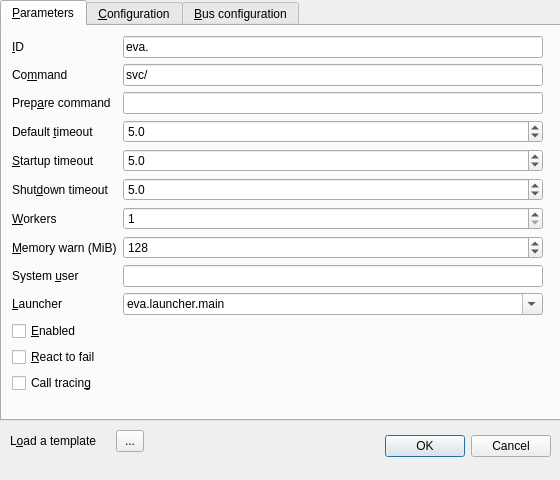
<?xml version="1.0" encoding="UTF-8"?>
<ui version="4.0">
 <class>Dialog</class>
 <widget class="QDialog" name="Dialog">
  <property name="windowModality">
   <enum>Qt::NonModal</enum>
  </property>
  <property name="geometry">
   <rect>
    <x>0</x>
    <y>0</y>
    <width>560</width>
    <height>480</height>
   </rect>
  </property>
  <property name="minimumSize">
   <size>
    <width>560</width>
    <height>480</height>
   </size>
  </property>
  <property name="maximumSize">
   <size>
    <width>560</width>
    <height>480</height>
   </size>
  </property>
  <property name="windowTitle">
   <string>Edit service</string>
  </property>
  <property name="windowIcon">
   <iconset resource="resources.qrc">
    <normaloff>:/i/icons/services.png</normaloff>:/i/icons/services.png</iconset>
  </property>
  <widget class="QDialogButtonBox" name="btnbox">
   <property name="geometry">
    <rect>
     <x>210</x>
     <y>430</y>
     <width>341</width>
     <height>32</height>
    </rect>
   </property>
   <property name="orientation">
    <enum>Qt::Horizontal</enum>
   </property>
   <property name="standardButtons">
    <set>QDialogButtonBox::Cancel|QDialogButtonBox::Ok</set>
   </property>
  </widget>
  <widget class="QTabWidget" name="tabWidget">
   <property name="geometry">
    <rect>
     <x>0</x>
     <y>0</y>
     <width>561</width>
     <height>421</height>
    </rect>
   </property>
   <property name="currentIndex">
    <number>0</number>
   </property>
   <property name="tabBarAutoHide">
    <bool>false</bool>
   </property>
   <widget class="QWidget" name="tab_params">
    <attribute name="title">
     <string>&amp;Parameters</string>
    </attribute>
    <widget class="QWidget" name="formLayoutWidget">
     <property name="geometry">
      <rect>
       <x>10</x>
       <y>10</y>
       <width>531</width>
       <height>391</height>
      </rect>
     </property>
     <layout class="QFormLayout" name="formLayout">
      <item row="0" column="0">
       <widget class="QLabel" name="label">
        <property name="text">
         <string>&amp;ID</string>
        </property>
        <property name="buddy">
         <cstring>i_id</cstring>
        </property>
       </widget>
      </item>
      <item row="0" column="1">
       <widget class="QLineEdit" name="i_id">
        <property name="text">
         <string>eva.</string>
        </property>
       </widget>
      </item>
      <item row="1" column="0">
       <widget class="QLabel" name="label_2">
        <property name="text">
         <string>Co&amp;mmand</string>
        </property>
        <property name="buddy">
         <cstring>i_command</cstring>
        </property>
       </widget>
      </item>
      <item row="1" column="1">
       <widget class="QLineEdit" name="i_command">
        <property name="text">
         <string>svc/</string>
        </property>
       </widget>
      </item>
      <item row="2" column="0">
       <widget class="QLabel" name="label_3">
        <property name="text">
         <string>Prep&amp;are command</string>
        </property>
        <property name="buddy">
         <cstring>i_prepare_command</cstring>
        </property>
       </widget>
      </item>
      <item row="2" column="1">
       <widget class="QLineEdit" name="i_prepare_command"/>
      </item>
      <item row="3" column="0">
       <widget class="QLabel" name="label_4">
        <property name="text">
         <string>Default &amp;timeout</string>
        </property>
        <property name="buddy">
         <cstring>i_timeout_default</cstring>
        </property>
       </widget>
      </item>
      <item row="3" column="1">
       <widget class="QDoubleSpinBox" name="i_timeout_default">
        <property name="decimals">
         <number>1</number>
        </property>
        <property name="minimum">
         <double>0.100000000000000</double>
        </property>
        <property name="maximum">
         <double>300.000000000000000</double>
        </property>
        <property name="value">
         <double>5.000000000000000</double>
        </property>
       </widget>
      </item>
      <item row="6" column="0">
       <widget class="QLabel" name="label_5">
        <property name="text">
         <string>&amp;Workers</string>
        </property>
        <property name="buddy">
         <cstring>i_workers</cstring>
        </property>
       </widget>
      </item>
      <item row="6" column="1">
       <widget class="QSpinBox" name="i_workers">
        <property name="minimum">
         <number>1</number>
        </property>
       </widget>
      </item>
      <item row="8" column="0">
       <widget class="QLabel" name="label_6">
        <property name="text">
         <string>System &amp;user</string>
        </property>
        <property name="buddy">
         <cstring>i_user</cstring>
        </property>
       </widget>
      </item>
      <item row="8" column="1">
       <widget class="QLineEdit" name="i_user"/>
      </item>
      <item row="9" column="1">
       <widget class="QComboBox" name="i_launcher">
        <property name="editable">
         <bool>true</bool>
        </property>
        <item>
         <property name="text">
          <string>eva.launcher.main</string>
         </property>
        </item>
       </widget>
      </item>
      <item row="9" column="0">
       <widget class="QLabel" name="label_7">
        <property name="text">
         <string>&amp;Launcher</string>
        </property>
        <property name="buddy">
         <cstring>i_launcher</cstring>
        </property>
       </widget>
      </item>
      <item row="11" column="0">
       <widget class="QCheckBox" name="i_react_to_fail">
        <property name="text">
         <string>&amp;React to fail</string>
        </property>
       </widget>
      </item>
      <item row="4" column="0">
       <widget class="QLabel" name="label_15">
        <property name="text">
         <string>&amp;Startup timeout</string>
        </property>
        <property name="buddy">
         <cstring>i_timeout_startup</cstring>
        </property>
       </widget>
      </item>
      <item row="4" column="1">
       <widget class="QDoubleSpinBox" name="i_timeout_startup">
        <property name="decimals">
         <number>1</number>
        </property>
        <property name="minimum">
         <double>0.100000000000000</double>
        </property>
        <property name="maximum">
         <double>300.000000000000000</double>
        </property>
        <property name="value">
         <double>5.000000000000000</double>
        </property>
       </widget>
      </item>
      <item row="5" column="0">
       <widget class="QLabel" name="label_16">
        <property name="text">
         <string>Shut&amp;down timeout</string>
        </property>
        <property name="buddy">
         <cstring>i_timeout_shutdown</cstring>
        </property>
       </widget>
      </item>
      <item row="5" column="1">
       <widget class="QDoubleSpinBox" name="i_timeout_shutdown">
        <property name="decimals">
         <number>1</number>
        </property>
        <property name="minimum">
         <double>0.100000000000000</double>
        </property>
        <property name="maximum">
         <double>300.000000000000000</double>
        </property>
        <property name="value">
         <double>5.000000000000000</double>
        </property>
       </widget>
      </item>
      <item row="10" column="0">
       <widget class="QCheckBox" name="i_enabled">
        <property name="text">
         <string>&amp;Enabled</string>
        </property>
       </widget>
      </item>
      <item row="12" column="0">
       <widget class="QCheckBox" name="i_call_tracing">
        <property name="text">
         <string>Call tracin&amp;g</string>
        </property>
       </widget>
      </item>
      <item row="7" column="0">
       <widget class="QLabel" name="label_17">
        <property name="text">
         <string>&amp;Memory warn (MiB)</string>
        </property>
        <property name="buddy">
         <cstring>i_mem_warn</cstring>
        </property>
       </widget>
      </item>
      <item row="7" column="1">
       <widget class="QSpinBox" name="i_mem_warn">
        <property name="minimum">
         <number>1</number>
        </property>
        <property name="maximum">
         <number>999999999</number>
        </property>
        <property name="singleStep">
         <number>10</number>
        </property>
        <property name="value">
         <number>128</number>
        </property>
       </widget>
      </item>
     </layout>
    </widget>
   </widget>
   <widget class="QWidget" name="tab_config">
    <attribute name="title">
     <string>&amp;Configuration</string>
    </attribute>
    <widget class="QPlainTextEdit" name="i_config">
     <property name="geometry">
      <rect>
       <x>0</x>
       <y>0</y>
       <width>561</width>
       <height>341</height>
      </rect>
     </property>
     <property name="sizePolicy">
      <sizepolicy hsizetype="Maximum" vsizetype="Maximum">
       <horstretch>0</horstretch>
       <verstretch>0</verstretch>
      </sizepolicy>
     </property>
    </widget>
   </widget>
   <widget class="QWidget" name="tab_bus">
    <attribute name="title">
     <string>&amp;Bus configuration</string>
    </attribute>
    <widget class="QWidget" name="formLayoutWidget_2">
     <property name="geometry">
      <rect>
       <x>10</x>
       <y>10</y>
       <width>531</width>
       <height>221</height>
      </rect>
     </property>
     <layout class="QFormLayout" name="formLayout_2">
      <item row="0" column="0">
       <widget class="QLabel" name="label_8">
        <property name="text">
         <string>T&amp;ype</string>
        </property>
        <property name="buddy">
         <cstring>i_bus_type</cstring>
        </property>
       </widget>
      </item>
      <item row="0" column="1">
       <widget class="QComboBox" name="i_bus_type">
        <property name="editable">
         <bool>true</bool>
        </property>
        <item>
         <property name="text">
          <string>native</string>
         </property>
        </item>
       </widget>
      </item>
      <item row="1" column="0">
       <widget class="QLabel" name="label_9">
        <property name="text">
         <string>P&amp;ath</string>
        </property>
        <property name="buddy">
         <cstring>i_bus_path</cstring>
        </property>
       </widget>
      </item>
      <item row="1" column="1">
       <widget class="QLineEdit" name="i_bus_path">
        <property name="text">
         <string>var/bus.ipc</string>
        </property>
       </widget>
      </item>
      <item row="2" column="0">
       <widget class="QLabel" name="label_10">
        <property name="text">
         <string>&amp;Timeout (sec)</string>
        </property>
        <property name="buddy">
         <cstring>i_bus_timeout</cstring>
        </property>
       </widget>
      </item>
      <item row="2" column="1">
       <widget class="QDoubleSpinBox" name="i_bus_timeout">
        <property name="decimals">
         <number>1</number>
        </property>
        <property name="minimum">
         <double>0.100000000000000</double>
        </property>
        <property name="value">
         <double>5.000000000000000</double>
        </property>
       </widget>
      </item>
      <item row="3" column="0">
       <widget class="QLabel" name="label_11">
        <property name="text">
         <string>&amp;Buffer size</string>
        </property>
        <property name="buddy">
         <cstring>i_bus_buf_size</cstring>
        </property>
       </widget>
      </item>
      <item row="3" column="1">
       <widget class="QSpinBox" name="i_bus_buf_size">
        <property name="maximum">
         <number>999999999</number>
        </property>
        <property name="singleStep">
         <number>128</number>
        </property>
        <property name="value">
         <number>8192</number>
        </property>
       </widget>
      </item>
      <item row="4" column="0">
       <widget class="QLabel" name="label_12">
        <property name="text">
         <string>Buffer time-to-&amp;live (μs)</string>
        </property>
        <property name="buddy">
         <cstring>i_bus_buf_ttl</cstring>
        </property>
       </widget>
      </item>
      <item row="4" column="1">
       <widget class="QSpinBox" name="i_bus_buf_ttl">
        <property name="minimum">
         <number>1</number>
        </property>
        <property name="maximum">
         <number>999999999</number>
        </property>
        <property name="value">
         <number>10</number>
        </property>
       </widget>
      </item>
      <item row="5" column="0">
       <widget class="QLabel" name="label_13">
        <property name="text">
         <string>&amp;Queue size</string>
        </property>
        <property name="buddy">
         <cstring>i_bus_queue_size</cstring>
        </property>
       </widget>
      </item>
      <item row="5" column="1">
       <widget class="QSpinBox" name="i_bus_queue_size">
        <property name="minimum">
         <number>1</number>
        </property>
        <property name="maximum">
         <number>999999999</number>
        </property>
        <property name="singleStep">
         <number>128</number>
        </property>
        <property name="value">
         <number>8192</number>
        </property>
       </widget>
      </item>
      <item row="6" column="0">
       <widget class="QLabel" name="label_14">
        <property name="text">
         <string>Ping &amp;interval (sec)</string>
        </property>
        <property name="buddy">
         <cstring>i_bus_ping_interval</cstring>
        </property>
       </widget>
      </item>
      <item row="6" column="1">
       <widget class="QDoubleSpinBox" name="i_bus_ping_interval">
        <property name="decimals">
         <number>1</number>
        </property>
        <property name="minimum">
         <double>0.100000000000000</double>
        </property>
        <property name="singleStep">
         <double>0.100000000000000</double>
        </property>
        <property name="value">
         <double>1.000000000000000</double>
        </property>
       </widget>
      </item>
     </layout>
    </widget>
   </widget>
  </widget>
  <widget class="QToolButton" name="btn_load_tpl">
   <property name="geometry">
    <rect>
     <x>116</x>
     <y>430</y>
     <width>28</width>
     <height>22</height>
    </rect>
   </property>
   <property name="text">
    <string>...</string>
   </property>
  </widget>
  <widget class="QLabel" name="label_load_tpl">
   <property name="geometry">
    <rect>
     <x>10</x>
     <y>433</y>
     <width>101</width>
     <height>16</height>
    </rect>
   </property>
   <property name="text">
    <string>L&amp;oad a template</string>
   </property>
   <property name="buddy">
    <cstring>btn_load_tpl</cstring>
   </property>
  </widget>
 </widget>
 <tabstops>
  <tabstop>tabWidget</tabstop>
  <tabstop>i_id</tabstop>
  <tabstop>i_command</tabstop>
  <tabstop>i_prepare_command</tabstop>
  <tabstop>i_timeout_default</tabstop>
  <tabstop>i_timeout_startup</tabstop>
  <tabstop>i_timeout_shutdown</tabstop>
  <tabstop>i_workers</tabstop>
  <tabstop>i_mem_warn</tabstop>
  <tabstop>i_user</tabstop>
  <tabstop>i_launcher</tabstop>
  <tabstop>i_enabled</tabstop>
  <tabstop>i_react_to_fail</tabstop>
  <tabstop>i_call_tracing</tabstop>
  <tabstop>btn_load_tpl</tabstop>
  <tabstop>i_config</tabstop>
  <tabstop>i_bus_type</tabstop>
  <tabstop>i_bus_path</tabstop>
  <tabstop>i_bus_timeout</tabstop>
  <tabstop>i_bus_buf_size</tabstop>
  <tabstop>i_bus_buf_ttl</tabstop>
  <tabstop>i_bus_queue_size</tabstop>
  <tabstop>i_bus_ping_interval</tabstop>
 </tabstops>
 <resources>
  <include location="resources.qrc"/>
 </resources>
 <connections>
  <connection>
   <sender>btnbox</sender>
   <signal>accepted()</signal>
   <receiver>Dialog</receiver>
   <slot>accept()</slot>
   <hints>
    <hint type="sourcelabel">
     <x>248</x>
     <y>254</y>
    </hint>
    <hint type="destinationlabel">
     <x>157</x>
     <y>274</y>
    </hint>
   </hints>
  </connection>
  <connection>
   <sender>btnbox</sender>
   <signal>rejected()</signal>
   <receiver>Dialog</receiver>
   <slot>reject()</slot>
   <hints>
    <hint type="sourcelabel">
     <x>316</x>
     <y>260</y>
    </hint>
    <hint type="destinationlabel">
     <x>286</x>
     <y>274</y>
    </hint>
   </hints>
  </connection>
 </connections>
</ui>
